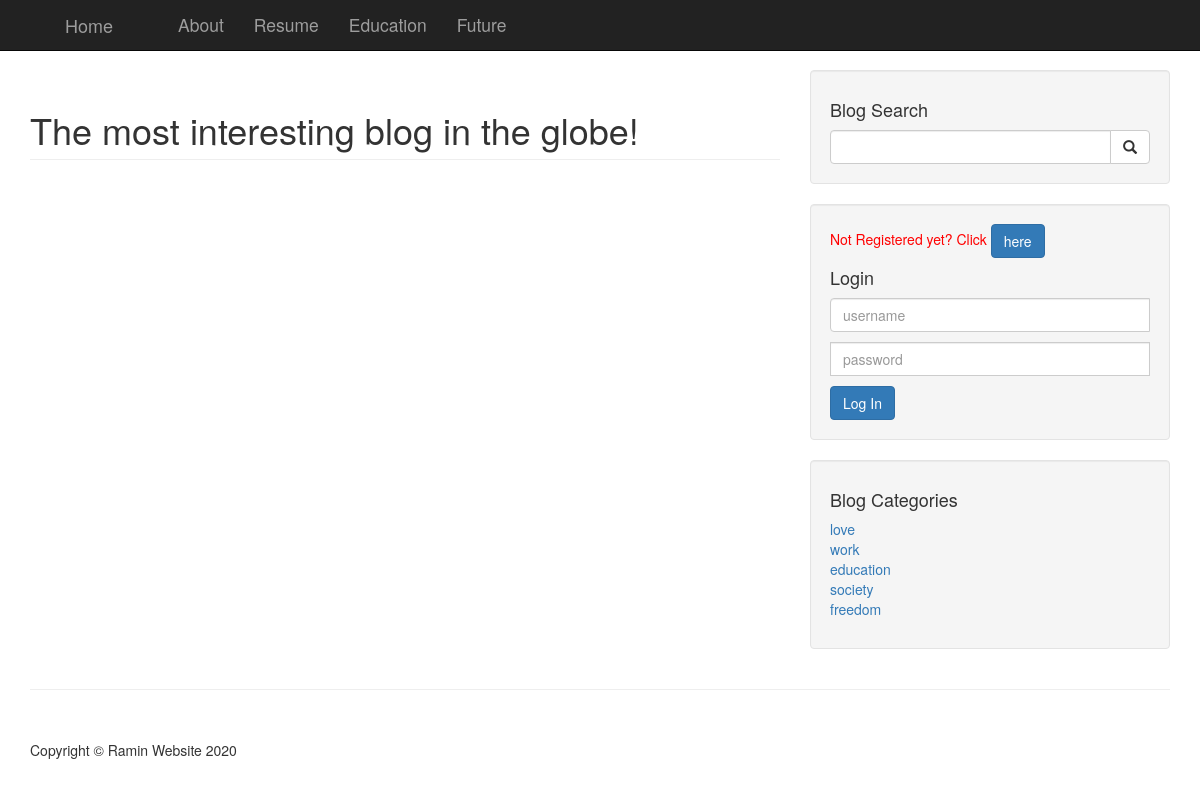
The app's page /category.php with its own data.
### tables this page shows
CREATE TABLE `categories` (
  `cat_id` int(5) NOT NULL,
  `cat_name` char(255) NOT NULL
);

### includes/sidbar.php (the view, shortened to what this page needs)
<div class="col-md-4">
    <div class="well">
        <h4>Blog Search</h4>
        <form action="search.php" method="post">
            <div class="input-group">
                <input type="text" class="form-control" name="search">
                <span class="input-group-btn">
                <button class="btn btn-default" type="submit" name="searchBtn">
                    <span class="glyphicon glyphicon-search"></span>
                </button>
            </span>
            </div>
        </form>
    </div>
        <?php
            if(!isset($_SESSION['username'])){ ?>
                <div class="well">
                    <p style="color: red;">Not Registered yet? Click <a href="registration.php" class="btn btn-primary">here</a></p>
                    <h4>Login</h4>
                    <form action="includes/login.php" method="post">
                        <div class="input-group">
                            <input type="text" class="form-control" name="username"
                                   placeholder="username" required>
                            <input type="password" class="form-control" name="password"
                                   style="margin-top: 10px;" placeholder="password" required>
                            <input type="submit" name="login" value="Log In" class="btn btn-primary" style="margin-top: 10px;">
                        </div>
                    </form>
                </div>
            <?php }
                elseif(isset($_SESSION['username'])){ ?>
                    <form action="includes/login.php" method="post">
                        <input type="submit" name="logout" value="Log Out" class="btn btn-danger" style="margin-bottom: 10px;">
                    </form>
                <?php }
            ?>
    <div class="well">
        <h4>Blog Categories</h4>
        <div class="row">
            <div class="col-lg-12">
                <ul class="list-unstyled">
                    <?php
                    $query = "SELECT * FROM categories";
                    $result = mysqli_query($connection, $query) or die(mysqli_error($connection));
                    while($row = mysqli_fetch_assoc($result)){
                        $cat_id = $row['cat_id'];
                        $cat_name = $row['cat_name']; ?>
                        <li><a href='category.php?cat_id=<?php echo $cat_id; ?>'><?php echo "$cat_name"; ?></a></li>
                    <?php }
                    ?>
                </ul>
            </div>
        </div>
    </div>
</div>

### css/blog-home.css (style rules this page uses)
body { padding-top: 70px; }

### records on screen
categories: cat_name "love"
categories: cat_name "work"
categories: cat_name "education"
categories: cat_name "society"
categories: cat_name "freedom"
